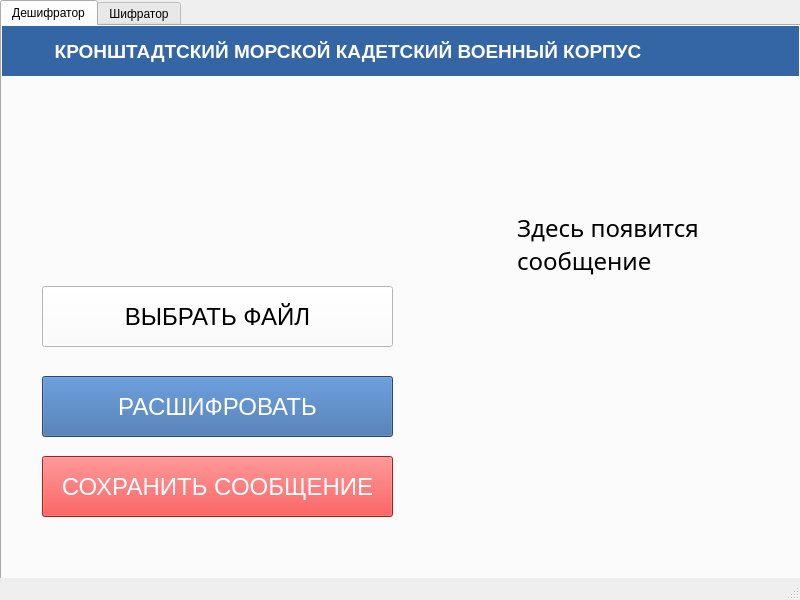
<?xml version="1.0" encoding="UTF-8"?>
<ui version="4.0">
 <class>Coding</class>
 <widget class="QMainWindow" name="Coding">
  <property name="geometry">
   <rect>
    <x>0</x>
    <y>0</y>
    <width>800</width>
    <height>600</height>
   </rect>
  </property>
  <property name="windowTitle">
   <string>MainWindow</string>
  </property>
  <widget class="QWidget" name="centralwidget">
   <widget class="QTabWidget" name="tabWidget">
    <property name="geometry">
     <rect>
      <x>0</x>
      <y>0</y>
      <width>801</width>
      <height>581</height>
     </rect>
    </property>
    <property name="currentIndex">
     <number>0</number>
    </property>
    <widget class="QWidget" name="tab_2">
     <attribute name="title">
      <string>Дешифратор</string>
     </attribute>
     <widget class="QLabel" name="label_4">
      <property name="geometry">
       <rect>
        <x>750</x>
        <y>0</y>
        <width>40</width>
        <height>50</height>
       </rect>
      </property>
      <property name="text">
       <string/>
      </property>
      <property name="pixmap">
       <pixmap>hello_html_65f450f.png</pixmap>
      </property>
      <property name="scaledContents">
       <bool>true</bool>
      </property>
     </widget>
     <widget class="QLabel" name="label_8">
      <property name="geometry">
       <rect>
        <x>-30</x>
        <y>20</y>
        <width>801</width>
        <height>491</height>
       </rect>
      </property>
      <property name="text">
       <string/>
      </property>
      <property name="pixmap">
       <pixmap>bg2.png</pixmap>
      </property>
     </widget>
     <widget class="QLabel" name="label_9">
      <property name="geometry">
       <rect>
        <x>460</x>
        <y>310</y>
        <width>301</width>
        <height>201</height>
       </rect>
      </property>
      <property name="text">
       <string/>
      </property>
      <property name="pixmap">
       <pixmap>mashinka.png</pixmap>
      </property>
      <property name="scaledContents">
       <bool>true</bool>
      </property>
     </widget>
     <widget class="QPushButton" name="save_file">
      <property name="geometry">
       <rect>
        <x>40</x>
        <y>430</y>
        <width>351</width>
        <height>61</height>
       </rect>
      </property>
      <property name="font">
       <font>
        <pointsize>18</pointsize>
       </font>
      </property>
      <property name="styleSheet">
       <string notr="true">background-color: rgb(239, 41, 41);
color: rgb(255, 255, 255);</string>
      </property>
      <property name="text">
       <string>СОХРАНИТЬ СООБЩЕНИЕ</string>
      </property>
     </widget>
     <widget class="QLabel" name="label_10">
      <property name="geometry">
       <rect>
        <x>490</x>
        <y>160</y>
        <width>241</width>
        <height>181</height>
       </rect>
      </property>
      <property name="text">
       <string/>
      </property>
      <property name="pixmap">
       <pixmap>list1.png</pixmap>
      </property>
      <property name="scaledContents">
       <bool>true</bool>
      </property>
     </widget>
     <widget class="QLabel" name="label_11">
      <property name="geometry">
       <rect>
        <x>0</x>
        <y>0</y>
        <width>800</width>
        <height>50</height>
       </rect>
      </property>
      <property name="font">
       <font>
        <pointsize>14</pointsize>
        <weight>75</weight>
        <bold>true</bold>
       </font>
      </property>
      <property name="styleSheet">
       <string notr="true">background-color: rgb(52, 101, 164);
color: rgb(255, 255, 255);</string>
      </property>
      <property name="text">
       <string>          КРОНШТАДТСКИЙ МОРСКОЙ КАДЕТСКИЙ ВОЕННЫЙ КОРПУС</string>
      </property>
      <property name="margin">
       <number>0</number>
      </property>
     </widget>
     <widget class="QPushButton" name="decode">
      <property name="geometry">
       <rect>
        <x>40</x>
        <y>350</y>
        <width>351</width>
        <height>61</height>
       </rect>
      </property>
      <property name="font">
       <font>
        <pointsize>18</pointsize>
       </font>
      </property>
      <property name="styleSheet">
       <string notr="true">color: rgb(255, 255, 255);
background-color: rgb(52, 101, 164);</string>
      </property>
      <property name="text">
       <string>РАСШИФРОВАТЬ</string>
      </property>
     </widget>
     <widget class="QPushButton" name="browse">
      <property name="geometry">
       <rect>
        <x>40</x>
        <y>260</y>
        <width>351</width>
        <height>61</height>
       </rect>
      </property>
      <property name="font">
       <font>
        <pointsize>18</pointsize>
       </font>
      </property>
      <property name="styleSheet">
       <string notr="true">background-color: rgb(255, 255, 255);
color: rgb(0, 0, 0)</string>
      </property>
      <property name="text">
       <string>ВЫБРАТЬ ФАЙЛ</string>
      </property>
     </widget>
     <widget class="QLabel" name="label_12">
      <property name="geometry">
       <rect>
        <x>0</x>
        <y>0</y>
        <width>800</width>
        <height>600</height>
       </rect>
      </property>
      <property name="text">
       <string/>
      </property>
      <property name="pixmap">
       <pixmap>bgg.jpg</pixmap>
      </property>
     </widget>
     <widget class="QTextBrowser" name="message">
      <property name="geometry">
       <rect>
        <x>510</x>
        <y>180</y>
        <width>201</width>
        <height>141</height>
       </rect>
      </property>
      <property name="font">
       <font>
        <family>Truetypewriter PolyglOTT</family>
        <pointsize>18</pointsize>
       </font>
      </property>
      <property name="styleSheet">
       <string notr="true">background-color: rgba(191, 64, 64, 0);</string>
      </property>
      <property name="html">
       <string>&lt;!DOCTYPE HTML PUBLIC &quot;-//W3C//DTD HTML 4.0//EN&quot; &quot;http://www.w3.org/TR/REC-html40/strict.dtd&quot;&gt;
&lt;html&gt;&lt;head&gt;&lt;meta name=&quot;qrichtext&quot; content=&quot;1&quot; /&gt;&lt;style type=&quot;text/css&quot;&gt;
p, li { white-space: pre-wrap; }
&lt;/style&gt;&lt;/head&gt;&lt;body style=&quot; font-family:'Truetypewriter PolyglOTT'; font-size:18pt; font-weight:400; font-style:normal;&quot;&gt;
&lt;p style=&quot; margin-top:0px; margin-bottom:0px; margin-left:0px; margin-right:0px; -qt-block-indent:0; text-indent:0px;&quot;&gt;Здесь появится сообщение&lt;/p&gt;
&lt;p style=&quot;-qt-paragraph-type:empty; margin-top:0px; margin-bottom:0px; margin-left:0px; margin-right:0px; -qt-block-indent:0; text-indent:0px;&quot;&gt;&lt;br /&gt;&lt;/p&gt;&lt;/body&gt;&lt;/html&gt;</string>
      </property>
     </widget>
     <zorder>label_12</zorder>
     <zorder>label_10</zorder>
     <zorder>label_11</zorder>
     <zorder>label_4</zorder>
     <zorder>label_8</zorder>
     <zorder>label_9</zorder>
     <zorder>save_file</zorder>
     <zorder>decode</zorder>
     <zorder>browse</zorder>
     <zorder>message</zorder>
    </widget>
    <widget class="QWidget" name="widget">
     <attribute name="title">
      <string>Шифратор</string>
     </attribute>
     <widget class="QLabel" name="label">
      <property name="geometry">
       <rect>
        <x>0</x>
        <y>0</y>
        <width>800</width>
        <height>50</height>
       </rect>
      </property>
      <property name="font">
       <font>
        <pointsize>14</pointsize>
        <weight>75</weight>
        <bold>true</bold>
       </font>
      </property>
      <property name="styleSheet">
       <string notr="true">background-color: rgb(52, 101, 164);
color: rgb(255, 255, 255);</string>
      </property>
      <property name="text">
       <string>          КРОНШТАДТСКИЙ МОРСКОЙ КАДЕТСКИЙ ВОЕННЫЙ КОРПУС</string>
      </property>
      <property name="margin">
       <number>0</number>
      </property>
     </widget>
     <widget class="QLabel" name="label_3">
      <property name="geometry">
       <rect>
        <x>750</x>
        <y>0</y>
        <width>40</width>
        <height>50</height>
       </rect>
      </property>
      <property name="text">
       <string/>
      </property>
      <property name="pixmap">
       <pixmap>hello_html_65f450f.png</pixmap>
      </property>
      <property name="scaledContents">
       <bool>true</bool>
      </property>
     </widget>
     <widget class="QLabel" name="label_5">
      <property name="geometry">
       <rect>
        <x>0</x>
        <y>50</y>
        <width>801</width>
        <height>491</height>
       </rect>
      </property>
      <property name="text">
       <string/>
      </property>
      <property name="pixmap">
       <pixmap>bg.png</pixmap>
      </property>
     </widget>
     <widget class="QLabel" name="label_6">
      <property name="geometry">
       <rect>
        <x>460</x>
        <y>310</y>
        <width>301</width>
        <height>201</height>
       </rect>
      </property>
      <property name="text">
       <string/>
      </property>
      <property name="pixmap">
       <pixmap>mashinka.png</pixmap>
      </property>
      <property name="scaledContents">
       <bool>true</bool>
      </property>
     </widget>
     <widget class="QPlainTextEdit" name="plainTextEdit">
      <property name="enabled">
       <bool>true</bool>
      </property>
      <property name="geometry">
       <rect>
        <x>510</x>
        <y>180</y>
        <width>201</width>
        <height>171</height>
       </rect>
      </property>
      <property name="minimumSize">
       <size>
        <width>0</width>
        <height>0</height>
       </size>
      </property>
      <property name="font">
       <font>
        <family>Truetypewriter PolyglOTT</family>
        <pointsize>19</pointsize>
       </font>
      </property>
      <property name="mouseTracking">
       <bool>false</bool>
      </property>
      <property name="styleSheet">
       <string notr="true">background-color: rgba(191, 64, 64, 0);</string>
      </property>
      <property name="frameShape">
       <enum>QFrame::NoFrame</enum>
      </property>
      <property name="frameShadow">
       <enum>QFrame::Plain</enum>
      </property>
      <property name="lineWidth">
       <number>0</number>
      </property>
      <property name="plainText">
       <string>Введите сообщение здесь...</string>
      </property>
     </widget>
     <widget class="QLabel" name="label_7">
      <property name="geometry">
       <rect>
        <x>490</x>
        <y>160</y>
        <width>241</width>
        <height>181</height>
       </rect>
      </property>
      <property name="text">
       <string/>
      </property>
      <property name="pixmap">
       <pixmap>list1.png</pixmap>
      </property>
      <property name="scaledContents">
       <bool>true</bool>
      </property>
     </widget>
     <widget class="QPushButton" name="code">
      <property name="geometry">
       <rect>
        <x>40</x>
        <y>430</y>
        <width>351</width>
        <height>61</height>
       </rect>
      </property>
      <property name="font">
       <font>
        <pointsize>18</pointsize>
       </font>
      </property>
      <property name="styleSheet">
       <string notr="true">background-color: rgb(239, 41, 41);
color: rgb(255, 255, 255);</string>
      </property>
      <property name="text">
       <string>ЗАШИФРОВАТЬ</string>
      </property>
     </widget>
     <widget class="QLabel" name="label_2">
      <property name="geometry">
       <rect>
        <x>0</x>
        <y>0</y>
        <width>800</width>
        <height>600</height>
       </rect>
      </property>
      <property name="text">
       <string/>
      </property>
      <property name="pixmap">
       <pixmap>bgg.jpg</pixmap>
      </property>
     </widget>
     <zorder>label_2</zorder>
     <zorder>label_5</zorder>
     <zorder>label_7</zorder>
     <zorder>label</zorder>
     <zorder>label_3</zorder>
     <zorder>plainTextEdit</zorder>
     <zorder>label_6</zorder>
     <zorder>code</zorder>
    </widget>
   </widget>
  </widget>
  <widget class="QMenuBar" name="menubar">
   <property name="geometry">
    <rect>
     <x>0</x>
     <y>0</y>
     <width>800</width>
     <height>22</height>
    </rect>
   </property>
  </widget>
  <widget class="QStatusBar" name="statusbar"/>
 </widget>
 <resources>
  <include location="main.qrc"/>
 </resources>
 <connections/>
</ui>
